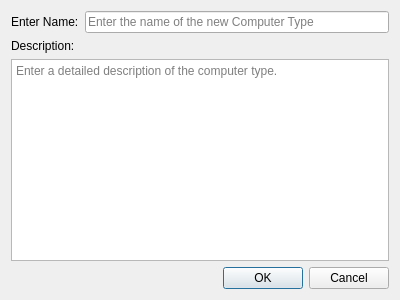
<?xml version="1.0" encoding="UTF-8"?>
<ui version="4.0">
 <class>addnewcomputertype</class>
 <widget class="QDialog" name="addnewcomputertype">
  <property name="geometry">
   <rect>
    <x>0</x>
    <y>0</y>
    <width>400</width>
    <height>300</height>
   </rect>
  </property>
  <property name="windowTitle">
   <string>Add new Computer Type to Database</string>
  </property>
  <layout class="QFormLayout" name="formLayout">
   <item row="0" column="0">
    <widget class="QLabel" name="labelEntName">
     <property name="text">
      <string>Enter Name:</string>
     </property>
    </widget>
   </item>
   <item row="0" column="1">
    <widget class="QLineEdit" name="lineEdit_name">
     <property name="toolTip">
      <string/>
     </property>
     <property name="whatsThis">
      <string>This is a text input, you can use it to enter the name of the computer type.</string>
     </property>
     <property name="placeholderText">
      <string>Enter the name of the new Computer Type</string>
     </property>
    </widget>
   </item>
   <item row="1" column="0">
    <widget class="QLabel" name="labelEntDescr">
     <property name="text">
      <string>Description:</string>
     </property>
    </widget>
   </item>
   <item row="2" column="0" colspan="2">
    <widget class="QTextBrowser" name="textBrowser_descr">
     <property name="toolTip">
      <string/>
     </property>
     <property name="whatsThis">
      <string>Enter a detailed description of the computer type.</string>
     </property>
     <property name="acceptRichText">
      <bool>true</bool>
     </property>
     <property name="placeholderText">
      <string>Enter a detailed description of the computer type.</string>
     </property>
    </widget>
   </item>
   <item row="3" column="0" colspan="2">
    <widget class="QDialogButtonBox" name="buttonBox">
     <property name="orientation">
      <enum>Qt::Horizontal</enum>
     </property>
     <property name="standardButtons">
      <set>QDialogButtonBox::Cancel|QDialogButtonBox::Ok</set>
     </property>
    </widget>
   </item>
  </layout>
 </widget>
 <resources/>
 <connections>
  <connection>
   <sender>buttonBox</sender>
   <signal>accepted()</signal>
   <receiver>addnewcomputertype</receiver>
   <slot>accept()</slot>
   <hints>
    <hint type="sourcelabel">
     <x>248</x>
     <y>254</y>
    </hint>
    <hint type="destinationlabel">
     <x>157</x>
     <y>274</y>
    </hint>
   </hints>
  </connection>
  <connection>
   <sender>buttonBox</sender>
   <signal>rejected()</signal>
   <receiver>addnewcomputertype</receiver>
   <slot>reject()</slot>
   <hints>
    <hint type="sourcelabel">
     <x>316</x>
     <y>260</y>
    </hint>
    <hint type="destinationlabel">
     <x>286</x>
     <y>274</y>
    </hint>
   </hints>
  </connection>
 </connections>
</ui>
